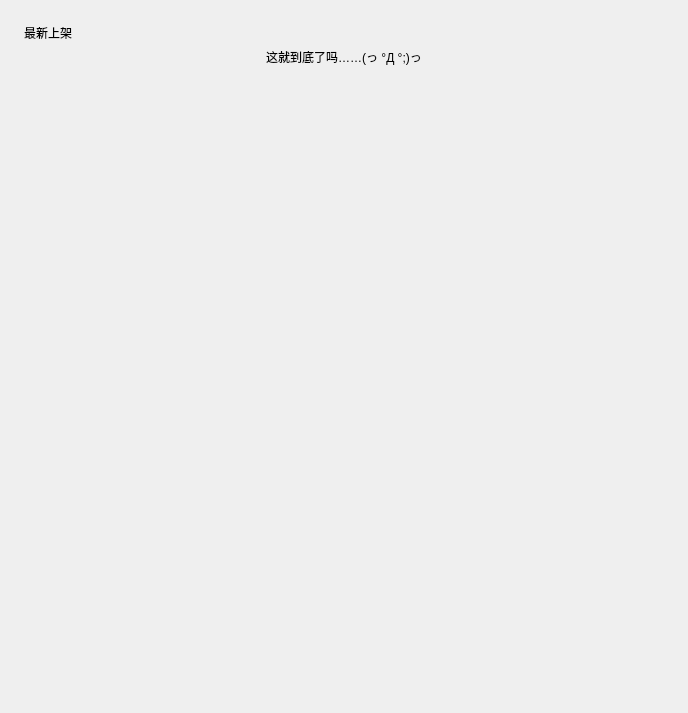
<?xml version="1.0" encoding="UTF-8"?>
<ui version="4.0">
 <class>Form</class>
 <widget class="QWidget" name="Form">
  <property name="geometry">
   <rect>
    <x>0</x>
    <y>0</y>
    <width>688</width>
    <height>713</height>
   </rect>
  </property>
  <property name="sizePolicy">
   <sizepolicy hsizetype="Preferred" vsizetype="Expanding">
    <horstretch>0</horstretch>
    <verstretch>0</verstretch>
   </sizepolicy>
  </property>
  <property name="windowTitle">
   <string>Form</string>
  </property>
  <layout class="QVBoxLayout" name="verticalLayout_2">
   <property name="spacing">
    <number>18</number>
   </property>
   <property name="leftMargin">
    <number>0</number>
   </property>
   <property name="topMargin">
    <number>0</number>
   </property>
   <property name="rightMargin">
    <number>0</number>
   </property>
   <property name="bottomMargin">
    <number>0</number>
   </property>
   <item>
    <widget class="SmoothScrollArea" name="SmoothScrollArea">
     <property name="styleSheet">
      <string notr="true">background: transparent; border: none</string>
     </property>
     <property name="widgetResizable">
      <bool>true</bool>
     </property>
     <widget class="QWidget" name="scrollAreaWidgetContents">
      <property name="geometry">
       <rect>
        <x>0</x>
        <y>0</y>
        <width>688</width>
        <height>713</height>
       </rect>
      </property>
      <layout class="QVBoxLayout" name="verticalLayout_9">
       <property name="leftMargin">
        <number>24</number>
       </property>
       <property name="topMargin">
        <number>24</number>
       </property>
       <property name="rightMargin">
        <number>24</number>
       </property>
       <item>
        <layout class="QHBoxLayout" name="horizontalLayout">
         <item>
          <widget class="TitleLabel" name="TitleLabel">
           <property name="text">
            <string>最新上架</string>
           </property>
          </widget>
         </item>
        </layout>
       </item>
       <item>
        <layout class="QGridLayout" name="rec_plugin_grid" rowstretch="0" columnstretch="0"/>
       </item>
       <item>
        <widget class="BodyLabel" name="BodyLabel">
         <property name="text">
          <string>这就到底了吗……(っ °Д °;)っ</string>
         </property>
         <property name="alignment">
          <set>Qt::AlignCenter</set>
         </property>
         <property name="lightColor" stdset="0">
          <color>
           <red>125</red>
           <green>125</green>
           <blue>125</blue>
          </color>
         </property>
         <property name="darkColor" stdset="0">
          <color>
           <red>211</red>
           <green>211</green>
           <blue>211</blue>
          </color>
         </property>
        </widget>
       </item>
       <item>
        <spacer name="verticalSpacer">
         <property name="orientation">
          <enum>Qt::Vertical</enum>
         </property>
         <property name="sizeHint" stdset="0">
          <size>
           <width>20</width>
           <height>40</height>
          </size>
         </property>
        </spacer>
       </item>
       <item>
        <widget class="QFrame" name="blank">
         <property name="minimumSize">
          <size>
           <width>0</width>
           <height>25</height>
          </size>
         </property>
         <property name="frameShape">
          <enum>QFrame::StyledPanel</enum>
         </property>
         <property name="frameShadow">
          <enum>QFrame::Raised</enum>
         </property>
         <property name="lineWidth">
          <number>5</number>
         </property>
        </widget>
       </item>
      </layout>
     </widget>
    </widget>
   </item>
  </layout>
 </widget>
 <customwidgets>
  <customwidget>
   <class>SmoothScrollArea</class>
   <extends>QScrollArea</extends>
   <header>qfluentwidgets</header>
   <container>1</container>
  </customwidget>
  <customwidget>
   <class>BodyLabel</class>
   <extends>QLabel</extends>
   <header>qfluentwidgets</header>
  </customwidget>
  <customwidget>
   <class>TitleLabel</class>
   <extends>QLabel</extends>
   <header>qfluentwidgets</header>
  </customwidget>
 </customwidgets>
 <resources/>
 <connections/>
</ui>
